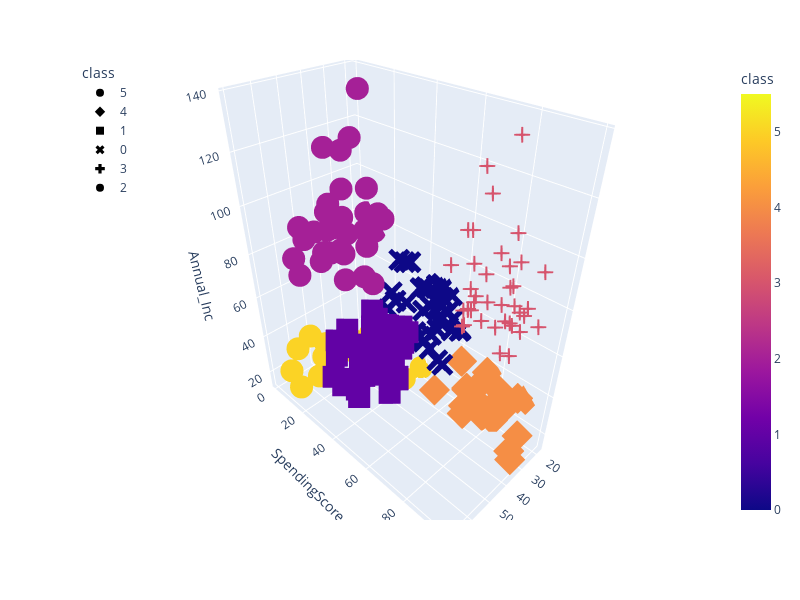

Here is the notebook cell this chart was saved with:
### Code cell
fig = px.scatter_3d(
    six_clusters,
    x="Age",
    y="SpendingScore",
    z="Annual_Inc",
    color="class",
    symbol="class",
    width=800,
    height=600
)
fig.update_layout(legend=dict(x=0, y=1))
fig.show()

### Figure 1 — Plotly figure (JSON) as saved in the notebook; plotly's stock layout.template omitted (floating-point values rounded to 4 significant figures)
{"data": [{"hovertemplate": "class=%{marker.color}<br>Age=%{x}<br>SpendingScore=%{y}<br>Annual_Inc=%{z}<extra></extra>", "legendgroup": "5", "marker": {"color": [5, 5, 5, 5, 5, 5, 5, 5, 5, 5, 5, 5, 5, 5, 5, 5, 5, 5, 5, 5, 5], "coloraxis": "coloraxis", "symbol": "circle"}, "mode": "markers", "name": "5", "scene": "scene", "showlegend": true, "type": "scatter3d", "x": [19, 20, 31, 35, 64, 67, 58, 37, 35, 52, 35, 46, 54, 45, 40, 60, 53, 49, 42, 36, 49], "y": [39, 6, 40, 6, 3, 14, 15, 13, 35, 29, 35, 5, 14, 32, 31, 4, 4, 14, 17, 26, 28], "z": [15, 16, 17, 18, 19, 19, 20, 20, 21, 23, 24, 25, 28, 28, 29, 30, 33, 33, 34, 37, 39]}, {"hovertemplate": "class=%{marker.color}<br>Age=%{x}<br>SpendingScore=%{y}<br>Annual_Inc=%{z}<extra></extra>", "legendgroup": "4", "marker": {"color": [4, 4, 4, 4, 4, 4, 4, 4, 4, 4, 4, 4, 4, 4, 4, 4, 4, 4, 4, 4, 4, 4], "coloraxis": "coloraxis", "symbol": "diamond"}, "mode": "markers", "name": "4", "scene": "scene", "showlegend": true, "type": "scatter3d", "x": [21, 23, 22, 23, 30, 35, 24, 22, 20, 35, 25, 31, 29, 35, 23, 21, 18, 21, 30, 20, 24, 24], "y": [81, 77, 76, 94, 72, 99, 77, 79, 66, 98, 73, 73, 82, 61, 87, 73, 92, 81, 73, 75, 92, 65], "z": [15, 16, 17, 18, 19, 19, 20, 20, 21, 23, 24, 25, 28, 28, 29, 30, 33, 33, 34, 37, 38, 39]}, {"hovertemplate": "class=%{marker.color}<br>Age=%{x}<br>SpendingScore=%{y}<br>Annual_Inc=%{z}<extra></extra>", "legendgroup": "1", "marker": {"color": [1, 1, 1, 1, 1, 1, 1, 1, 1, 1, 1, 1, 1, 1, 1, 1, 1, 1, 1, 1, 1, 1, 1, 1, 1, 1, 1, 1, 1, 1, 1, 1, 1, 1, 1, 1, 1, 1, 1, 1, 1, 1, 1, 1, 1], "coloraxis": "coloraxis", "symbol": "square"}, "mode": "markers", "name": "1", "scene": "scene", "showlegend": true, "type": "scatter3d", "x": [65, 48, 50, 49, 59, 50, 47, 51, 69, 53, 70, 67, 54, 63, 43, 68, 70, 47, 60, 60, 59, 45, 49, 57, 67, 46, 48, 55, 50, 68, 48, 47, 48, 49, 67, 49, 66, 54, 68, 66, 65, 63, 49, 51, 50], "y": [35, 36, 55, 52, 60, 45, 41, 50, 46, 46, 56, 52, 59, 51, 50, 48, 55, 42, 49, 56, 47, 53, 42, 51, 41, 44, 46, 58, 46, 55, 49, 47, 42, 48, 59, 56, 50, 46, 43, 48, 52, 43, 59, 43, 57], "z": [38, 39, 40, 42, 43, 43, 43, 44, 44, 46, 46, 47, 47, 48, 48, 48, 49, 49, 50, 50, 54, 54, 54, 54, 54, 54, 54, 57, 58, 59, 60, 60, 61, 62, 62, 62, 63, 63, 63, 63, 63, 65, 65, 67, 67]}, {"hovertemplate": "class=%{marker.color}<br>Age=%{x}<br>SpendingScore=%{y}<br>Annual_Inc=%{z}<extra></extra>", "legendgroup": "0", "marker": {"color": [0, 0, 0, 0, 0, 0, 0, 0, 0, 0, 0, 0, 0, 0, 0, 0, 0, 0, 0, 0, 0, 0, 0, 0, 0, 0, 0, 0, 0, 0, 0, 0, 0, 0, 0, 0, 0, 0], "coloraxis": "coloraxis", "symbol": "x"}, "mode": "markers", "name": "0", "scene": "scene", "showlegend": true, "type": "scatter3d", "x": [31, 27, 29, 31, 33, 31, 27, 19, 18, 19, 32, 26, 40, 23, 38, 21, 22, 34, 18, 40, 32, 24, 27, 20, 23, 26, 21, 19, 38, 19, 18, 19, 27, 38, 40, 23, 25, 28], "y": [61, 47, 42, 42, 60, 54, 51, 55, 59, 59, 47, 54, 48, 52, 55, 57, 55, 60, 41, 40, 42, 52, 50, 49, 41, 55, 42, 54, 42, 46, 48, 50, 56, 40, 58, 29, 34, 40], "z": [39, 40, 40, 40, 42, 43, 46, 46, 48, 48, 48, 54, 54, 54, 54, 54, 57, 58, 59, 60, 60, 60, 60, 61, 62, 62, 62, 63, 64, 64, 65, 65, 67, 67, 69, 70, 72, 76]}, {"hovertemplate": "class=%{marker.color}<br>Age=%{x}<br>SpendingScore=%{y}<br>Annual_Inc=%{z}<extra></extra>", "legendgroup": "3", "marker": {"color": [3, 3, 3, 3, 3, 3, 3, 3, 3, 3, 3, 3, 3, 3, 3, 3, 3, 3, 3, 3, 3, 3, 3, 3, 3, 3, 3, 3, 3, 3, 3, 3, 3, 3, 3, 3, 3, 3, 3], "coloraxis": "coloraxis", "symbol": "cross"}, "mode": "markers", "name": "3", "scene": "scene", "showlegend": true, "type": "scatter3d", "x": [39, 31, 40, 38, 39, 31, 29, 32, 35, 32, 32, 28, 32, 34, 39, 38, 27, 30, 30, 29, 31, 36, 33, 32, 28, 36, 30, 27, 35, 32, 29, 30, 28, 36, 32, 38, 35, 32, 30], "y": [91, 77, 95, 75, 75, 71, 88, 73, 72, 93, 87, 97, 74, 90, 88, 76, 89, 78, 73, 83, 93, 75, 95, 63, 75, 92, 86, 69, 90, 86, 88, 97, 68, 85, 69, 91, 79, 74, 83], "z": [69, 70, 71, 71, 71, 72, 73, 73, 74, 75, 76, 77, 77, 78, 78, 78, 78, 78, 78, 79, 81, 85, 86, 87, 87, 87, 88, 88, 93, 97, 98, 99, 101, 103, 103, 113, 120, 126, 137]}, {"hovertemplate": "class=%{marker.color}<br>Age=%{x}<br>SpendingScore=%{y}<br>Annual_Inc=%{z}<extra></extra>", "legendgroup": "2", "marker": {"color": [2, 2, 2, 2, 2, 2, 2, 2, 2, 2, 2, 2, 2, 2, 2, 2, 2, 2, 2, 2, 2, 2, 2, 2, 2, 2, 2, 2, 2, 2, 2, 2, 2, 2, 2], "coloraxis": "coloraxis", "symbol": "circle"}, "mode": "markers", "name": "2", "scene": "scene", "showlegend": true, "type": "scatter3d", "x": [43, 59, 47, 20, 44, 19, 57, 25, 48, 34, 43, 44, 47, 37, 34, 56, 19, 50, 42, 36, 40, 36, 52, 58, 59, 37, 46, 41, 54, 41, 34, 33, 47, 45, 32], "y": [35, 11, 9, 5, 7, 10, 5, 12, 36, 22, 17, 20, 16, 1, 1, 35, 5, 26, 20, 27, 13, 10, 13, 15, 14, 32, 15, 39, 24, 17, 23, 8, 16, 28, 18], "z": [71, 71, 71, 73, 73, 74, 75, 77, 77, 78, 78, 78, 78, 78, 78, 79, 81, 85, 86, 87, 87, 87, 88, 88, 93, 97, 98, 99, 101, 103, 103, 113, 120, 126, 137]}], "layout": {"coloraxis": {"colorbar": {"title": {"text": "class"}}, "colorscale": [[0, "#0d0887"], [0.1111, "#46039f"], [0.2222, "#7201a8"], [0.3333, "#9c179e"], [0.4444, "#bd3786"], [0.5556, "#d8576b"], [0.6667, "#ed7953"], [0.7778, "#fb9f3a"], [0.8889, "#fdca26"], [1, "#f0f921"]]}, "height": 600, "legend": {"title": {"text": "class"}, "tracegroupgap": 0, "x": 0, "y": 1}, "margin": {"t": 60}, "scene": {"domain": {"x": [0, 1], "y": [0, 1]}, "xaxis": {"title": {"text": "Age"}}, "yaxis": {"title": {"text": "SpendingScore"}}, "zaxis": {"title": {"text": "Annual_Inc"}}}, "width": 800}}
